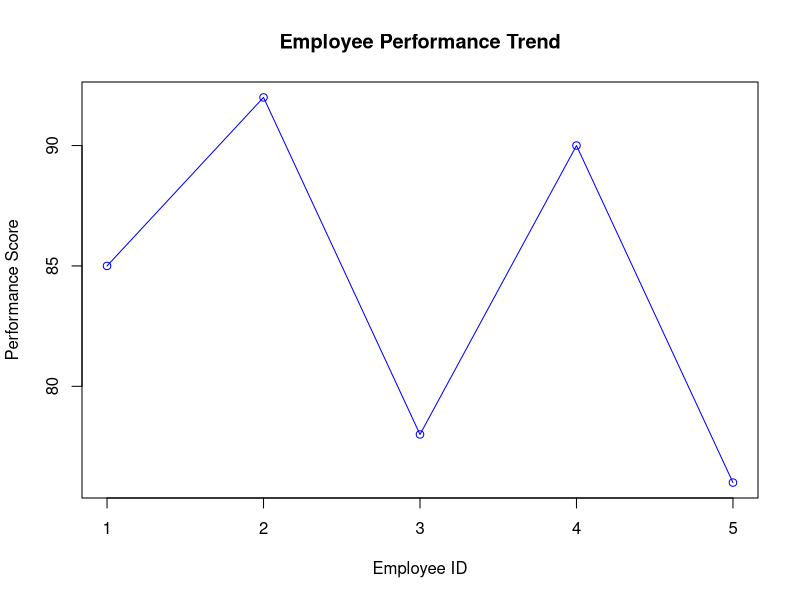

Here is the R script that generated this plot:
# Employee Performance Dataset

employee <- c(1,2,3,4,5)
service <- c(5,3,7,4,2)
performance <- c(85,92,78,90,76)

# Line Chart
plot(employee,
     performance,
     type="o",
     col="blue",
     main="Employee Performance Trend",
     xlab="Employee ID",
     ylab="Performance Score")

# Table
employee_data <- data.frame(employee,
                            service,
                            performance)

print(employee_data)
